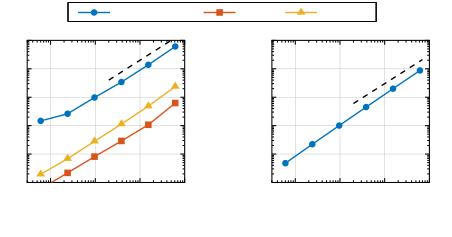

Recreate this plot in gnuplot.
set terminal epslatex size 11.5cm,6cm color colortext
set size ratio 0.9

set logscale x 10
set logscale y 10
set style line 1 lc rgb '#0072BD' lw 4 pt 7  ps 1.5 # circle
set style line 2 lc rgb '#D95319' lw 4 pt 5  ps 1.5 # square
set style line 3 lc rgb '#EDB120' lw 4 pt 9  ps 2   # triangle
set style line 4 lc rgb '#7E2F8E' lw 4 pt 13 ps 2   # diamond
set style line 5 lc rgb '#77AC30' lw 4 pt 11 ps 2   # upside-down triangle
set border 31 behind lw 3
set tics scale 1
set format x "\\footnotesize $10^{%L}$"
set format y "\\footnotesize $10^{%L}$"
set xtics offset 0, 0.2
set ytics offset 0.4, 0

LMARGIN = "set lmargin at screen 0.06; set rmargin at screen 0.45"
RMARGIN = "set lmargin at screen 0.6; set rmargin at screen 0.95"
NEXTKEY = "unset tics; unset xtics; unset ytics; unset xlabel; unset ylabel; unset border"

# Legend
set key reverse Left at screen 0.57, 0.98 maxrows 1 samplen 3 width -5
set obj 1 rect noclip from screen 0.15, 0.91 to screen 0.83, 0.99
set obj 1 fs empty border rgb "black" lw 2

set tmargin at screen 0.83
set bmargin at screen 0.23

# Background grid lines
set grid xtics
set grid ytics
set grid back lt 1 lc rgb "#C8C8C8" lw 1.5

# Asymptotic dashed lines
set samples 2
set style line 6 lc rgb '#000000' lw 4 dashtype (4,4)

set output 'figure4.tex'
set multiplot layout 1,2
file = 'figure4.txt'

set xrange [3:1e4]
set yrange [1e-3:1e2]
set xlabel '$\nelem$' offset 0,0.3
set ylabel 'Runtime (s)' offset 3.5,0
@LMARGIN
set key reverse Left at screen 0.425, 0.98 maxrows 1 samplen 3
plot file using 1:($2+$3) w lp ls 1 title "Factorization",\
     [200:6000] 2e-2*x w l ls 6 notitle

@NEXTKEY
set key reverse Left at screen 0.54, 0.98 maxrows 1 samplen 3
plot file using 1:4 w lp ls 2 title "Solve"

@NEXTKEY
set key reverse Left at screen 0.74, 0.98 maxrows 1 samplen 3
plot file using 1:5 w lp ls 3 title "Update"

@RMARGIN
set xtics offset 0, 0.2
set ytics offset 0.4, 0
set border 31 behind lw 3
set yrange [1e-3:1e2]
set xlabel '$\nelem$' offset 0,0.3
set ylabel 'Memory (GB)' offset 3.7,0
plot file using 1:6 w lp ls 1 notitle,\
     [200:7000] 3e-3*x w l ls 6 notitle
